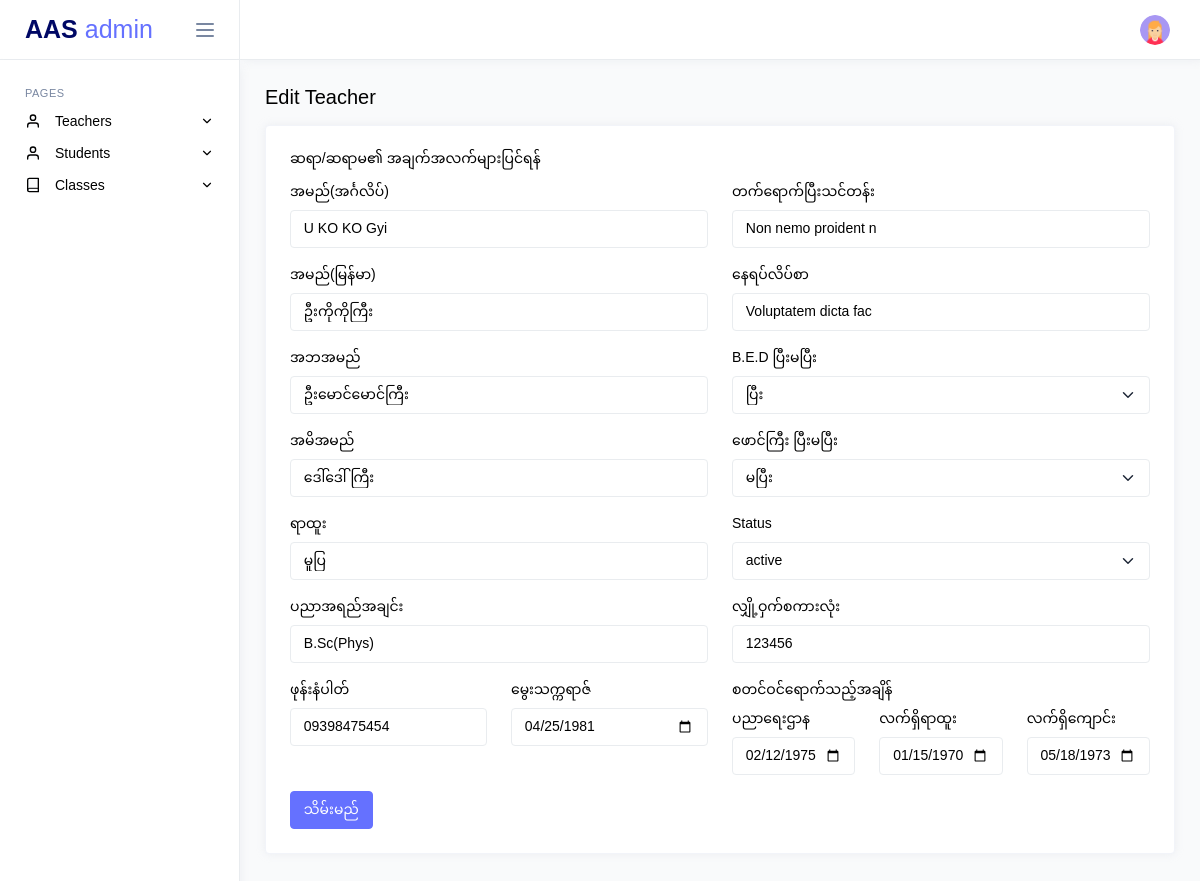
The app's page /admin/edit-teacher.php?id=1 (signed in) with its own data.
### tables this page shows
CREATE TABLE `teachers` (
  `id` int(11) NOT NULL,
  `name_eng` varchar(255) NOT NULL,
  `name_mm` varchar(255) NOT NULL,
  `username` varchar(255) NOT NULL,
  `father_name` varchar(255) NOT NULL,
  `mother_name` varchar(255) NOT NULL,
  `education` varchar(255) DEFAULT NULL,
  `rank` varchar(255) DEFAULT NULL,
  `class_id` int(11) DEFAULT NULL,
  `dob` date DEFAULT NULL,
  `start_edu_at` date DEFAULT NULL,
  `start_current_rank_at` date DEFAULT NULL,
  `start_current_school_at` date DEFAULT NULL,
  `password` varchar(255) NOT NULL DEFAULT '123456',
  `password_status` int(11) NOT NULL DEFAULT 0,
  `phone` varchar(15) DEFAULT NULL,
  `status` enum('active','inactive','','') NOT NULL DEFAULT 'active',
  `address` varchar(255) DEFAULT NULL,
  `bed_status` enum('မပြီး','ပြီး','','') NOT NULL DEFAULT 'မပြီး',
  `phaung_gyi_status` enum('မပြီး','ပြီး','','') NOT NULL DEFAULT 'မပြီး',
  `completed_course` varchar(255) DEFAULT NULL,
  `created_at` datetime NOT NULL DEFAULT current_timestamp(),
  `updated_at` datetime NOT NULL DEFAULT current_timestamp()
);

### core/helpers/Helper.php (called while the page is built, shortened)
<?php
class Helper
{
    public static function startSession()
    {
        if (session_status() === PHP_SESSION_NONE) {
            return session_start();
        }
        return true;
    }
}

### app/controllers/TeacherController.php (called while the page is built, shortened)
<?php
class TeacherController
{
    private $teacherModel;
    public function __construct()
    {
        $database = new MySQL();
        $db = $database->connect();
        $this->teacherModel = new TeacherModel($db);
    }
    public function getTeacherById($id)
    {
        return $this->teacherModel->getTeacherById($id);
    }
}

### app/models/TeacherModel.php (called while the page is built, shortened)
<?php
class TeacherModel
{
    private $db;
    private $table = 'teachers';
    public function __construct($db)
    {
        $this->db = $db;
    }
    public function getTeacherById($id)
    {
        try {
            $query = "SELECT * FROM {$this->table} WHERE id= :id";
            $stmt = $this->db->prepare($query);
            $stmt->bindParam(':id', $id);
            $stmt->execute();
            return $stmt->fetch(PDO::FETCH_OBJ);
        } catch (PDOException $e) {
            return $e->getMessage();
        }
    }
}

### public/admin/edit-teacher.php (the view, shortened to what this page needs)
<?php
include('../components/header.php');
$id = $_GET["id"];
$teacherController = new TeacherController();
$teacher = $teacherController->getTeacherById($id);
?>
<body>
    <div class="main-wrapper">
        <?php
        include('../components/admin_sidebar.php');
        include('../components/admin_navbar.php');
        ?>
        <div class="page-content">
            <div>
                <h4 class="mb-3 mb-md-0">Edit Teacher</h4>
            </div>
            <div class="row">
                <div class="mt-3 col-lg grid-margin stretch-card">
                    <div class="card">
                        <div class="card-body">
                            <h4 class="card-title">ဆရာ/ဆရာမ၏ အချက်အလက်များပြင်ရန်</h4>
                            <form id="editForm" method="POST" action="">
                                <div class="row">
                                    <div class="col-lg-6">
                                        <div class="mb-3">
                                            <label for="name_eng" class="form-label">အမည်(အင်္ဂလိပ်)</label>
                                            <input id="name_eng" class="form-control" name="name_eng" type="text"
                                                placeholder="U/Daw..." required value="<?= $teacher->name_eng ?>">
                                        </div>
                                        <div class="mb-3">
                                            <label for="name_mm" class="form-label">အမည်(မြန်မာ)</label>
                                            <input id="name_mm" class="form-control" name="name_mm" type="text"
                                                placeholder="ဦး/ဒေါ်..." required value="<?= $teacher->name_mm ?>">
                                        </div>
                                        <div class="mb-3">
                                            <label for="father_name" class="form-label">အဘအမည်</label>
                                            <input id="father_name" class="form-control" name="father_name" type="text"
                                                placeholder="ဦး.." required value="<?= $teacher->father_name ?>">
                                        </div>
                                        <div class="mb-3">
                                            <label for="mother_name" class="form-label">အမိအမည်</label>
                                            <input id="mother_name" class="form-control" name="mother_name" type="text"
                                                placeholder="ဒေါ်.." required value="<?= $teacher->mother_name ?>">
                                        </div>
                                        <div class="mb-3">
                                            <label for="rank" class="form-label">ရာထူး</label>
                                            <input id="rank" class="form-control" name="rank" type="text"
                                                placeholder="လ/ထ မူပြ" required value="<?= $teacher->rank ?>">
                                        </div>
                                        <div class="mb-3">
                                            <label for="education" class="form-label">ပညာအရည်အချင်း</label>
                                            <input id="education" class="form-control" name="education" type="text"
                                                placeholder="B.Sc(Phys:)" required value="<?= $teacher->education ?>">
                                        </div>
                                        <div class="row">
                                            <div class="col-md-6 mb-3">
                                                <label for="phone" class="form-label">ဖုန်းနံပါတ်</label>
                                                <input id="phone" class="form-control" name="phone" type="tel"
                                                    placeholder="09xxxxxxxxx" maxlength="11" pattern="[0-9]{2}[0-9]{9}"
                                                    required value="<?= $teacher->phone ?>">
                                            </div>
                                            <div class="col-md-6 mb-3">
                                                <label for="dob" class="form-label">မွေးသက္ကရာဇ်</label>
                                                <input id="dob" class="form-control" name="dob" type="date" required
                                                    value="<?= $teacher->dob ?>">
                                            </div>
                                        </div>
                                    </div>
                                    <div class="col-lg-6">
                                        <div class="mb-3">
                                            <label for="completed_course" class="form-label">တက်ရောက်ပြီးသင်တန်း</label>
                                            <input id="completed_course" class="form-control" name="completed_course"
                                                type="text" placeholder="" required
                                                value="<?= $teacher->completed_course ?>">
                                        </div>
                                        <div class="mb-3">
                                            <label for="address" class="form-label">နေရပ်လိပ်စာ</label>
                                            <input id="address" class="form-control" name="address" type="text"
                                                placeholder="" required value="<?= $teacher->address ?>">
                                        </div>
                                        <div class="mb-3">
                                            <label class="form-label">B.E.D ပြီးမပြီး</label>
                                            <select class="form-select" name="bed_status">
                                                <option value="ပြီး"
                                                    <?= $teacher->bed_status == 'ပြီး' ? 'selected' : '' ?>>ပြီး
                                                </option>
                                            </select>
                                        </div>
                                        <div class="mb-3">
                                            <label class="form-label">ဖောင်ကြီး ပြီးမပြီး</label>
                                            <select class="form-select" name="phaung_gyi_status">
                                                <option value="မပြီး"
                                                    <?= $teacher->phaung_gyi_status == 'မပြီး' ? 'selected' : '' ?>>
                                                    မပြီး</option>
                                            </select>
                                        </div>
                                        <div class="mb-3">
                                            <label class="form-label">Status</label>
                                            <select class="form-select" name="status">
                                                <option value="active"
                                                    <?= $teacher->status == 'active' ? 'selected' : '' ?>>active
                                                </option>
                                            </select>
                                        </div>
                                        <div class="mb-3">
                                            <label for="password" class="form-label">လျှို့ဝှက်စကားလုံး</label>
                                            <input id="password" class="form-control" name="password" type="text"
                                                placeholder="" required value="<?= $teacher->password ?>">
                                        </div>
                                        <label for="dob" class="form-label">စတင်ဝင်ရောက်သည့်အချိန်</label>
                                        <div class="row">
                                            <div class="col-md-4 mb-3">
                                                <label for="start_edu_at" class="form-label">ပညာရေးဌာန</label>
                                                <input id="start_edu_at" class="form-control" name="start_edu_at"
                                                    type="date" required value="<?= $teacher->start_edu_at ?>">
                                            </div>
                                            <div class="col-md-4 mb-3">
                                                <label for="start_current_rank_at"
                                                    class="form-label">လက်ရှိရာထူး</label>
                                                <input id="start_current_rank_at" class="form-control"
                                                    name="start_current_rank_at" type="date" required
                                                    value="<?= $teacher->start_current_rank_at ?>">
                                            </div>
                                            <div class="col-md-4 mb-3">
                                                <label for="start_current_school_at"
                                                    class="form-label">လက်ရှိကျောင်း</label>
                                                <input id="start_current_school_at" class="form-control"
                                                    name="start_current_school_at" type="date" required
                                                    value="<?= $teacher->start_current_school_at ?>">
                                            </div>
                                        </div>
                                    </div>
                                </div>
                                <input name="submit_btn" class="btn btn-primary" type="submit" value="သိမ်းမည်">
                            </form>
                        </div>
                    </div>
                </div>
            </div>
        </div>
    </div>
</body>

### records on screen
teachers: name_eng "U KO KO Gyi", name_mm "ဦးကိုကိုကြီး", father_name "ဦးမောင်မောင်ကြီး", mother_name "ဒေါ်ဒေါ်ကြီး", rank "မူပြ", education "B.Sc(Phys)", phone "09398475454", dob "04/25/1981", completed_course "Non nemo proident n", address "Voluptatem dicta fac", bed_status "ပြီး", phaung_gyi_status "မပြီး", status "active", password "123456", start_edu_at "02/12/1975", start_current_rank_at "01/15/1970", start_current_school_at "05/18/1973"
